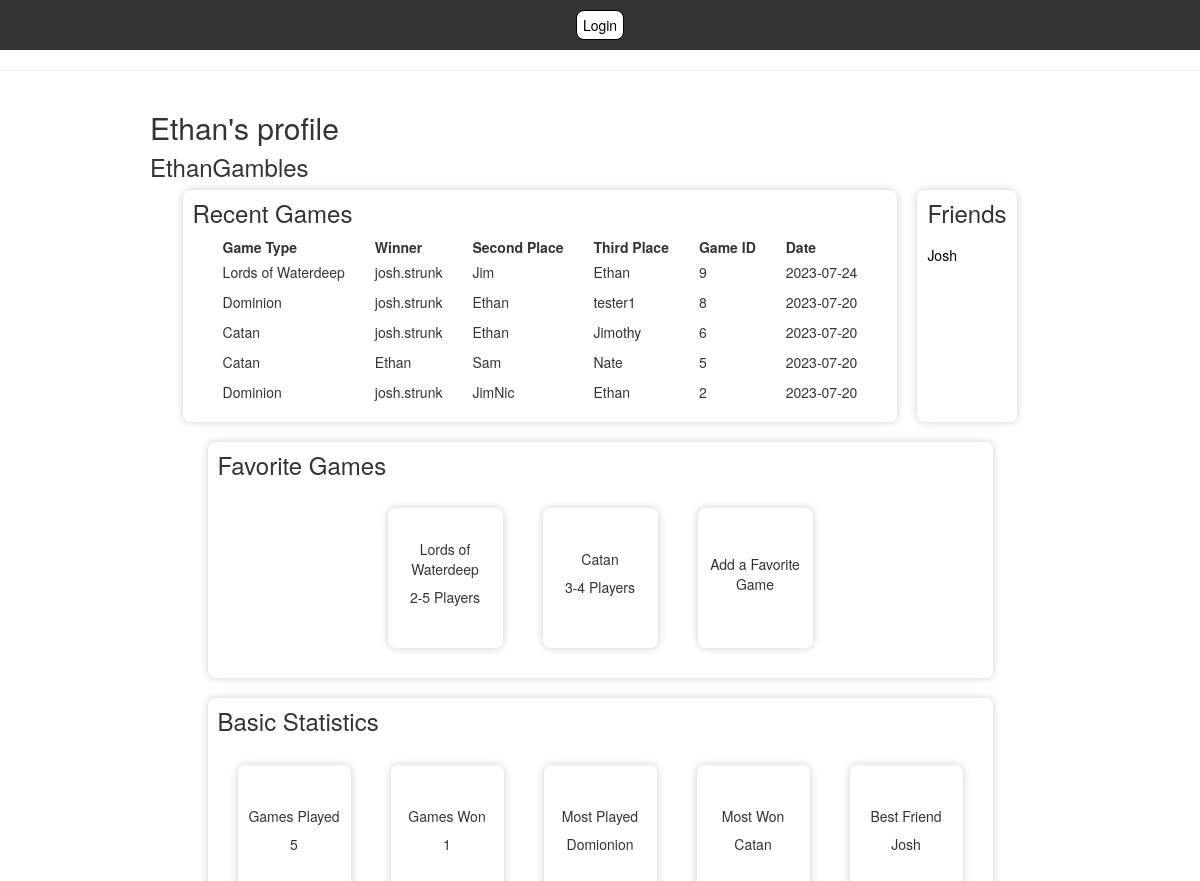
Screenshot of /profile?name=EthanGambles (signed in) with the database file from the repository.
### app.py (models this page shows)
class User(UserMixin, db.Model):
        id = db.Column(db.Integer, primary_key=True)
        fullname = db.Column(db.String(50), nullable=False)
        username = db.Column(db.String(15), nullable=False, unique=True)
        email = db.Column(db.String(50), nullable=False, unique=True)
        password = db.Column(db.String(80), nullable=False)
        favorites = db.relationship('SupportedGames', secondary=userFavorites, backref='favoritedby')
        friends = db.relationship('User', secondary=friends,
                                primaryjoin=(friends.c.user_id == id),
                                secondaryjoin=(friends.c.friend_id == id),
                                backref=db.backref('friend_of', lazy='dynamic'),
                                lazy='dynamic')

class LordsofWaterdeepGame(db.Model):
    id = db.Column(db.Integer, primary_key=True)
    game_id = db.Column(db.Integer, nullable=False)
    winnerName = db.Column(db.String(50), nullable=False)
    winnerScore = db.Column(db.Integer, nullable=False)
    secondName = db.Column(db.String(50), nullable=False)
    secondScore = db.Column(db.Integer, nullable=False)
    thirdName = db.Column(db.String(50))
    thirdScore = db.Column(db.Integer)
    fourthName = db.Column(db.String(50))
    fourthScore = db.Column(db.Integer)
    fifthName = db.Column(db.String(50))
    fifthScore = db.Column(db.Integer)
    date = db.Column(db.Date)

class DominionGame(db.Model):
    id = db.Column(db.Integer, primary_key=True)
    game_id = db.Column(db.Integer, nullable=False)
    winnerName = db.Column(db.String(50), nullable=False)
    winnerScore = db.Column(db.Integer, nullable=False)
    secondName = db.Column(db.String(50), nullable=False)
    secondScore = db.Column(db.Integer, nullable=False)
    thirdName = db.Column(db.String(50))
    thirdScore = db.Column(db.Integer)
    fourthName = db.Column(db.String(50))
    fourthScore = db.Column(db.Integer)
    date = db.Column(db.Date)

class CatanGame(db.Model):
    id = db.Column(db.Integer, primary_key=True)
    game_id = db.Column(db.Integer, nullable=False)
    winnerName = db.Column(db.String(50), nullable=False)
    winnerScore = db.Column(db.Integer, nullable=False)
    secondName = db.Column(db.String(50), nullable=False)
    secondScore = db.Column(db.Integer, nullable=False)
    thirdName = db.Column(db.String(50))
    thirdScore = db.Column(db.Integer)
    fourthName = db.Column(db.String(50))
    fourthScore = db.Column(db.Integer)
    date = db.Column(db.Date)

class SupportedGames(db.Model):
        id = db.Column(db.Integer, primary_key=True)
        gameName = db.Column(db.String(50))
        numPlayers = db.Column(db.String(50))

### app.py (the view)
@app.route('/profile')
@login_required
def profile():
    userName = request.args.get('name')
    if userName != 'current':
        user = User.query.filter_by(username=userName).first()
    else:
        user = current_user
    user_friends = user.friends.limit(5).all()
    recentGames = []
    dominion_games = DominionGame.query.filter(or_(
        DominionGame.winnerName == user.fullname,
        DominionGame.secondName == user.fullname,
        DominionGame.thirdName == user.fullname,
        DominionGame.fourthName == user.fullname,
        DominionGame.winnerName == user.username,
        DominionGame.secondName == user.username,
        DominionGame.thirdName == user.username,
        DominionGame.fourthName == user.username
    )).with_entities(DominionGame.game_id, DominionGame.winnerName, DominionGame.secondName, DominionGame.thirdName, DominionGame.date, literal('Dominion').label('game_type')).all()
    for game in dominion_games:
        new_game = {}
        if game.winnerName == user.username:
            new_game['winnerName'] = user.fullname
        else:
            new_game['winnerName'] = game.winnerName
        if game.secondName == user.username:
            new_game['secondName'] = user.fullname
        else:
            new_game['secondName'] = game.secondName
        if game.thirdName == user.username:
            new_game['thirdName'] = user.fullname
        else:
            new_game['thirdName'] = game.thirdName
        new_game['game_id'] = game.game_id
        new_game['game_type'] = 'Dominion'
        new_game['current_date'] = game.date
        recentGames.append(new_game)
    catan_games = CatanGame.query.filter(or_(
        CatanGame.winnerName == user.fullname,
        CatanGame.secondName == user.fullname,
        CatanGame.thirdName == user.fullname,
        CatanGame.fourthName == user.fullname,
        CatanGame.winnerName == user.username,
        CatanGame.secondName == user.username,
        CatanGame.thirdName == user.username,
        CatanGame.fourthName == user.username
    )).with_entities(CatanGame.game_id, CatanGame.winnerName, CatanGame.secondName, CatanGame.thirdName, CatanGame.date, literal('Catan').label('game_type')).all()
    for game in catan_games:
        new_game = {}
        if game.winnerName == user.username:
            new_game['winnerName'] = user.fullname
        else:
            new_game['winnerName'] = game.winnerName
        if game.secondName == user.username:
            new_game['secondName'] = user.fullname
        else:
            new_game['secondName'] = game.secondName
        if game.thirdName == user.username:
            new_game['thirdName'] = user.fullname
        else:
            new_game['thirdName'] = game.thirdName
        new_game['game_id'] = game.game_id
        new_game['game_type'] = 'Catan'
        new_game['current_date'] = game.date
        recentGames.append(new_game)
    lords_games = LordsofWaterdeepGame.query.filter(or_(
        LordsofWaterdeepGame.winnerName == user.fullname,
        LordsofWaterdeepGame.secondName == user.fullname,
        LordsofWaterdeepGame.thirdName == user.fullname,
        LordsofWaterdeepGame.fourthName == user.fullname,
        LordsofWaterdeepGame.winnerName == user.username,
        LordsofWaterdeepGame.secondName == user.username,
        LordsofWaterdeepGame.thirdName == user.username,
        LordsofWaterdeepGame.fourthName == user.username
    )).with_entities(LordsofWaterdeepGame.game_id, LordsofWaterdeepGame.winnerName, LordsofWaterdeepGame.secondName, LordsofWaterdeepGame.thirdName, LordsofWaterdeepGame.date, literal('Catan').label('game_type')).all()
    for game in lords_games:
        new_game = {}
        if game.winnerName == user.username:
            new_game['winnerName'] = user.fullname
        else:
            new_game['winnerName'] = game.winnerName
        if game.secondName == user.username:
            new_game['secondName'] = user.fullname
        else:
            new_game['secondName'] = game.secondName
        if game.thirdName == user.username:
            new_game['thirdName'] = user.fullname
        else:
            new_game['thirdName'] = game.thirdName
        new_game['game_id'] = game.game_id
        new_game['game_type'] = 'Lords of Waterdeep'
        new_game['current_date'] = date.today()
        recentGames.append(new_game)
    sortedGames = sorted(recentGames, key=lambda x: x['game_id'], reverse=True)
    top5Games = sortedGames[:5]
    games = user.favorites
    gameResults = []
    for game in games:
        game_name = game.gameName
        num_players = game.numPlayers
        gameResults.append((game_name, num_players))
    print(gameResults)
    for game_name, num_players in gameResults:
        print(f"{game_name} has {num_players}")
    gamesWon = calcGamesWon(user)
    gamesPlayed = calcGamesPlayed(user)
    mostPlayed = calcMostPlayed(user)
    mostWon = calcMostWon(user)
    bestFriend = calcBestFriend(user)
    profileStats = [gamesPlayed, gamesWon, mostPlayed, mostWon, bestFriend]
    return render_template('profile.html', user=user, friends=user_friends, recentGames = top5Games, favoriteGames=gameResults, profileStats = profileStats)

### app.py (called while the page is built)
@login_manager.user_loader
def load_user(user_id):
    return User.query.get(int(user_id))

def calcGamesWon(user):
    gamesWon = 0
    gamesWon += db.session.query(DominionGame).filter(or_(DominionGame.winnerName == user.username, DominionGame.winnerName == user.fullname)).count()
    gamesWon += db.session.query(CatanGame).filter(or_(CatanGame.winnerName == user.username, CatanGame.winnerName == user.fullname)).count()
    gamesWon += db.session.query(LordsofWaterdeepGame).filter(or_(LordsofWaterdeepGame.winnerName == user.username, LordsofWaterdeepGame.winnerName == user.fullname)).count()
    gamesWon += db.session.query(CoupGame).filter(or_(CoupGame.winnerName == user.username, CoupGame.winnerName == user.fullname)).count()
    gamesWon += db.session.query(LoveLetterGame).filter(or_(LoveLetterGame.winnerName == user.username, LoveLetterGame.winnerName == user.fullname)).count()
    return gamesWon

### profile.html (shortened to what this page needs)
<!DOCTYPE html>
<html lang="en">
<head>
    <link rel="stylesheet" href="https://cdn.jsdelivr.net/npm/bootstrap@3.3.7/dist/css/bootstrap.min.css">
    <link rel="stylesheet" href="{{ url_for('static', filename='css/baseStyles.css') }}">
</head>
<body>
    {% extends "base.html" %}
    {% import "bootstrap/wtf.html" as wtf %}
    {% block content %}
        <div id="content">
            <div>
                <h2 id="displayname">{{ user.fullname }}'s profile</h2>
                <h3 id="username">{{ user.username }}</h3>
                <div id="mainLayout">
                    <div  class="section">
                        <h3>Recent Games</h3>
                        <table>
                            <thead>
                              <tr>
                                <th>Game Type</th>
                                <th>Winner</th>
                                <th>Second Place</th>
                                <th>Third Place</th>
                                <th>Game ID</th>
                                <th>Date</th>
                              </tr>
                            </thead>
                            <tbody>
                              {% for game in recentGames %}
                              <tr>
                                <td>{{ game.game_type }}</td>
                                <td>{{ game.winnerName }}</td>
                                <td>{{ game.secondName }}</td>
                                <td>{{ game.thirdName }}</td>
                                <td>{{ game.game_id }}</td>
                                <td>{{ game.current_date }}</td>
                              </tr>
                              {% endfor %}
                            </tbody>
                        </table>
                    </div>
                    <div class="section" id="friends">
                        <h3>Friends</h3>
                        <div>
                            {% for friend in friends %}
                            <div style="margin-top: 10px;">
                                <a href="/profile?name={{ friend.username }}" class="friend">{{ friend.fullname }}</a>
                            </div>
                            {% endfor %}
                        </div>
                    </div>
                    <div class="section" id="favorites" style="width: 785px;">
                        <h3>Favorite Games</h3>
                        <div id="favGames">
                            {% for game in favoriteGames %}
                            <div class="miniCard">
                                <span>{{ game[0] }}</span>
                                <p>{{ game[1] }}</p>
                            </div>
                            {% endfor %}
                            <div id="addFavorite" class="miniCard Hide">
                                <span>Add a Favorite Game</span>
                            </div>
                        </div>
                    </div>
                    <div class="section" id="statistics" style="width: 785px;">
                        <h3>Basic Statistics</h3>
                        <div id="Stats">
                            <div class="miniCard">
                                <span>Games Played</span>
                                <p>{{ profileStats[0] }}</p>
                            </div>
                            <div class="miniCard">
                                <span>Games Won</span>
                                <p>{{ profileStats[1] }}</p>
                            </div>
                            <div class="miniCard">
                                <span>Most Played</span>
                                <p>{{ profileStats[2] }}</p>
                            </div>
                            <div class="miniCard">
                                <span>Most Won</span>
                                <p>{{ profileStats[3] }}</p>
                            </div>
                            <div class="miniCard">
                                <span>Best Friend</span>
                                <p>{{ profileStats[4] }}</p>
                            </div>
                        </div>
                    </div>
                </div>
            </div>
        </div>
    {% endblock %}

### baseStyles.css (style rules this page uses)
#content { display: flex; justify-content: center; }
#mainLayout { display: flex; justify-content: center; }
#mainLayout { width: 900px; display: flex; flex-direction: row; flex-wrap: wrap; }
.section { margin: 10px; border-radius: 8px; box-shadow: 0px 0px 8px rgba(0, 0, 0, 0.2); padding: 10px; }
#friends { width: 100px; display: flex; flex-direction: column; }
#username { margin: 0px; }
#displayname { margin-bottom: 10px; }
#friends h3 { margin-bottom: 8px; }
.section h3 { margin-top: 0px; }
#favGames { display: flex; flex-direction: row; justify-content: center; }
#Stats { display: flex; flex-direction: row; justify-content: center; }
.miniCard { display: flex; justify-content: center; align-items: center; flex-direction: column; width: 115px; height: 140px; margin: 20px; border-radius: 8px; box-shadow: 0px 0px 8px rgba(0, 0, 0, 0.2); padding: 10px; }
.miniCard span { text-align: center; margin-bottom: 8px; }
table { border-collapse: separate; border-spacing: 30px 0; }
tr td { padding-bottom: 10px; }
tr th { padding-bottom: 5px; }
a { text-decoration: none; }
.friend { text-decoration: none; color: black; }

### rows the page displays
User: fullname "Ethan", username "EthanGambles", secondName "Ethan" "Ethan", winnerName "Ethan", thirdName "Ethan"
LordsofWaterdeepGame: game_type "Lords of Waterdeep", winnerName "josh.strunk", secondName "Jim", thirdName "Ethan", game_id "9", current_date "2023-07-24"
DominionGame: winnerName "josh.strunk", thirdName "tester1"
CatanGame: winnerName "josh.strunk", thirdName "Jimothy"
CatanGame: secondName "Sam", thirdName "Nate"
DominionGame: winnerName "josh.strunk", secondName "JimNic"
User: fullname "Josh"
SupportedGames: gameName "Lords of Waterdeep", numPlayers "2-5 Players"
SupportedGames: gameName "Catan", numPlayers "3-4 Players"

### other values shown
{{ game.game_type }} "Dominion" "Catan" "Catan" "Dominion"
{{ game.game_id }} "8" "6" "5" "2"
{{ game.current_date }} "2023-07-20" "2023-07-20" "2023-07-20" "2023-07-20"
{{ profileStats[0] }} "5"
{{ profileStats[1] }} "1"
{{ profileStats[2] }} "Domionion"
